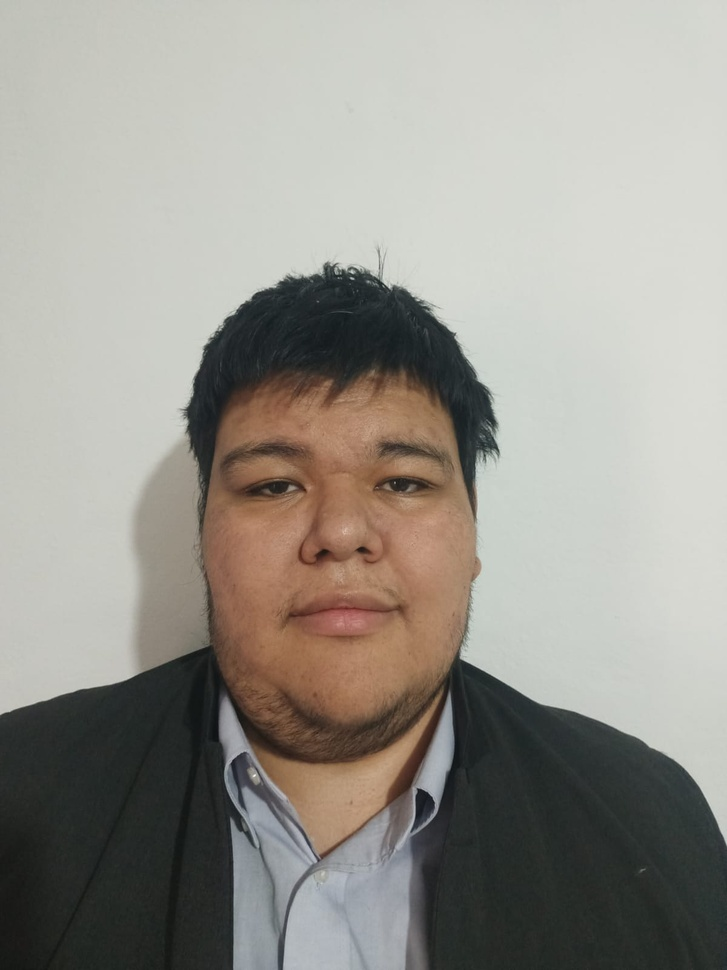
#> input picture img/Me.jpg, 727 x 970 px, shrunk from 1200 x 1600 before the run; its folder holds only this picture in this run
$ python -i tecnicas_ecualizacion.py   (imports and definitions only)
#> lines starting #> are read from the running program, lines starting #| are printed output that depends on the picture
#> further down, picture is the input picture: shape (970, 727, 3); mean B, G, R 142.3, 149.6, 152.5
"""
Técnicas de Ecualización de Histograma
Implementa diferentes métodos de ecualización para mejorar el contraste
"""

import numpy as np
import cv2
from typing import Tuple


# [23 lines left out: function ecualizacion_uniforme, not called in this run]


def ecualizacion_exponencial(imagen: np.ndarray, alpha: float = 0.5) -> Tuple[np.ndarray, np.ndarray, np.ndarray]:
    """
    Ecualización exponencial: Resalta tonos oscuros usando distribución exponencial.

    Args:
        imagen: Imagen en escala de grises
        alpha: Parámetro de la distribución exponencial (mayor valor = más resalte)

    Returns:
        Tupla (imagen_ecualizada, histograma_original, histograma_ecualizado)
    """
#> called with alpha = 0.5
    if len(imagen.shape) == 3:
        imagen = cv2.cvtColor(imagen, cv2.COLOR_BGR2GRAY)
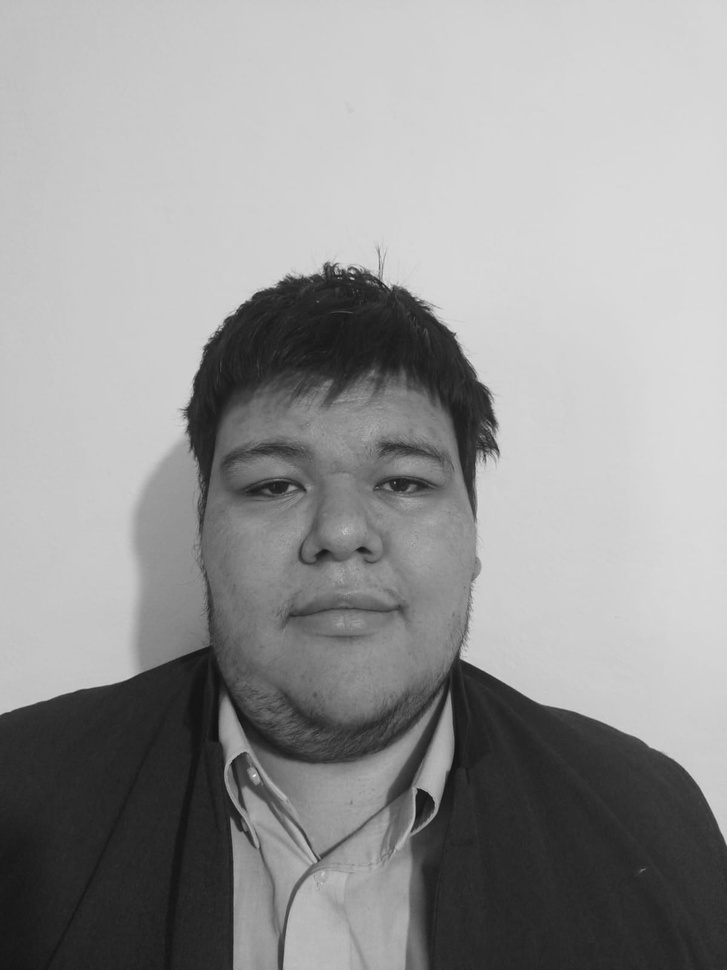
#> imagen: shape (970, 727); min 16, max 252, mean 149.7

    # Histograma original
    hist_original = cv2.calcHist([imagen], [0], None, [256], [0, 256]).flatten()
#> hist_original = 256 values, max 31620 at index 214, min 0 at index 0, mean 2754.6

    # Calcular CDF (Cumulative Distribution Function)
    hist = cv2.calcHist([imagen], [0], None, [256], [0, 256]).flatten()
#> hist has the same summary as hist_original
    cdf = hist.cumsum()
#> cdf = 256 values from 0 to 705190
    cdf_normalizado = cdf / cdf[-1]
#> cdf_normalizado = 256 values from 0 to 1

    # Aplicar función de transformación exponencial
    # T(r) = -1/alpha * ln(1 - cdf(r))
    # Normalizar para evitar valores negativos
    transformacion = np.zeros(256)
    for i in range(256):
        valor = 1 - cdf_normalizado[i]
        if valor > 0:
            transformacion[i] = -1/alpha * np.log(valor)
#> this loop made 256 passes
#> valor on passes 1 to 3: 1, 1, 1
#> after the loop, transformacion = 256 values, max 26.91 at index 221, min 0 at index 0, mean 4.25

    # Normalizar la transformación al rango [0, 255]
    transformacion = transformacion - transformacion.min()
    if transformacion.max() > 0:
        transformacion = 255 * transformacion / transformacion.max()
#> transformacion = 256 values, max 255 at index 221, min 0 at index 0, mean 40.27

    # Aplicar la transformación
    img_ecualizada = cv2.LUT(imagen, transformacion.astype(np.uint8))
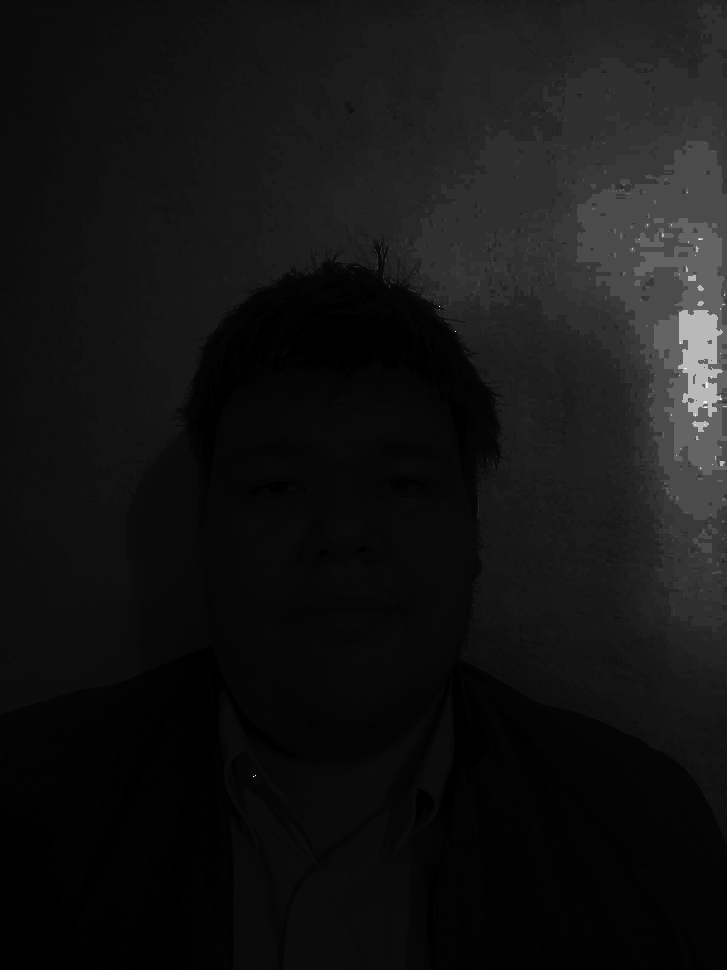
#> img_ecualizada: shape (970, 727); min 0, max 255, mean 20

    # Histograma ecualizado
    hist_ecualizado = cv2.calcHist([img_ecualizada], [0], None, [256], [0, 256]).flatten()
#> hist_ecualizado = 256 values, max 40968 at index 2, min 0 at index 17, mean 2754.6

    return img_ecualizada, hist_original, hist_ecualizado


# [186 lines left out: functions ecualizacion_rayleigh, ecualizacion_hipercubica, ecualizacion_logaritmica_hiperbolica, ecualizacion_clahe, ecualizacion_personalizada, not called in this run]

>>> import cv2
>>> picture = cv2.imread('../img/Me.jpg')
>>> result = ecualizacion_exponencial(picture)
